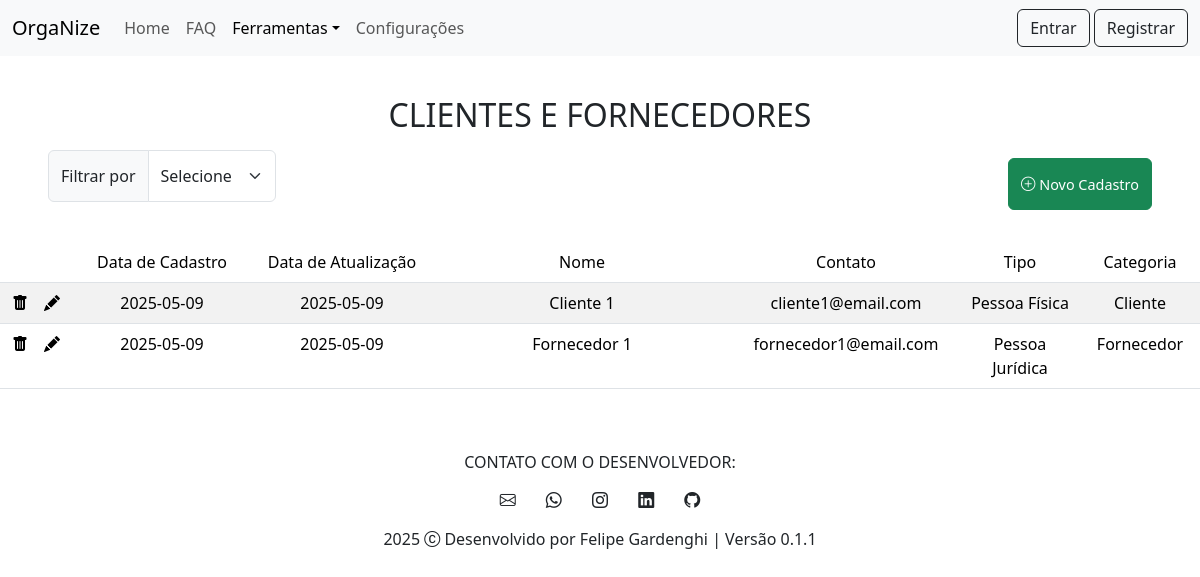
Screenshot of /pages/clientes-fornecedores.php with the database file from the repository.
### tables this page shows
CREATE TABLE ENTIDADES (
    ID_ENTIDADE INTEGER PRIMARY KEY AUTOINCREMENT,
    NOME TEXT NOT NULL,
    RAZAO_SOCIAL TEXT,
    TELEFONE TEXT NOT NULL,
    TELEFONE_2 TEXT,
    EMAIL TEXT NOT NULL,
    CPF INTEGER,
    CNPJ INTEGER,
    ENDERECO_RUA TEXT,
    ENDERECO_NUMERO TEXT,
    ENDERECO_COMPLEMENTO TEXT,
    ENDERECO_REFERENCIA TEXT,
    ENDERECO_CEP TEXT,
    ENDERECO_BAIRRO TEXT,
    ENDERECO_CIDADE TEXT,
    ENDERECO_UF TEXT,
    ENDERECO_PAIS TEXT,
    TIPO_ENTIDADE TEXT NOT NULL,
    CATEGORIA_ENTIDADE TEXT NOT NULL,
    DATA_CADASTRO DATE NOT NULL,
    DATA_ATUALIZACAO DATE NOT NULL,
    OBSERVACAO TEXT
    );

### pages/clientes-fornecedores.php (the view, shortened to what this page needs)
<?php
$pdo = new PDO('sqlite:../banco.db');
$entidades = $pdo->query('SELECT * FROM ENTIDADES');
?>
<!DOCTYPE html>
<html lang="pt-br">
    <head>
        <link rel="stylesheet" href="../css/reset.css" type="text/css">
        <link href="https://cdn.jsdelivr.net/npm/bootstrap@5.3.6/dist/css/bootstrap.min.css" rel="stylesheet"
>
        <link rel="stylesheet" href="https://cdn.jsdelivr.net/npm/bootstrap-icons@1.12.1/font/bootstrap-icons.min.css">
        <link rel="stylesheet" href="../css/styles.css" type="text/css">
    </head>
    <body>
        <header>
            <nav class="navbar fixed-top navbar-expand-lg bg-body-tertiary">
                <div class="container-fluid">
                  <a class="navbar-brand" href="">OrgaNize</a>
                  <div class="collapse navbar-collapse" id="navbarNav">
                    <ul class="navbar-nav">
                      <li class="nav-item">
                        <a class="nav-link" aria-current="page" href="../index.php">Home</a>
                      </li>
                      <li class="nav-item">
                        <a class="nav-link" href="./FAQ.php">FAQ</a>
                      </li>
                      <li class="nav-item">
                          <div class="dropdown">
                                <a class="nav-link dropdown dropdown-toggle active" role="button" data-bs-toggle="dropdown" aria-expanded="false">Ferramentas</a>
                            </div>
                      </li>
                      <li class="nav-item">
                        <a class="nav-link" href="./configuracoes.php">Configurações</a>
                      </li>
                    </ul>
                  </div>
                  <div>
                    <a class="btn btn-outline-dark" href="#" role="button">Entrar</a>
                    <a class="btn btn-outline-dark" href="#" role="button">Registrar</a>
                  </div>
                </div>
              </nav>
        </header>
        <main>
          <section>
            <div class="container-fluid text-center mt-5 pt-5">
                <h2 class="text-uppercase fs-2 display-1">Clientes e Fornecedores</h2>
            </div>
            <div class="d-flex justify-content-between align-items-center mb-4 mt-3 m-5">
              <div class="d-inline-flex input-group mb-3" style="height:6.5vh;width:19vw;">
                <span class="input-group-text">Filtrar por</span>
                <select class="form-select">
                  <option selected>Selecione</option>
                </select>
              </div>
              <button type="button" onClick="window.location = 'forms/form-cadastro-entidades.php'" class="btn btn-success d-flex align-items-center justify-content-center" style="height:6.5vh;width:12vw;">
                <div style="font-size:1.2vw;"><i class="bi bi-plus-circle"></i> Novo Cadastro</div>
              </button>
            </div>
            <table class="table table-striped">
              <thead>
                <tr>
                  <th style="width:6%;"></th>
                  <th style="width:15%;text-align:center;">Data de Cadastro</th>
                  <th style="width:15%;text-align:center;">Data de Atualização</th>
                  <th style="width:25%;text-align:center;">Nome</th>
                  <th style="width:19%;text-align:center;">Contato</th>
                  <th style="width:10%;text-align:center;">Tipo</th>
                  <th style="width:10%;text-align:center;">Categoria</th>
                </tr>
              </thead>
              <tbody>
              <?php
                foreach ($entidades as $entidade) {
              ?>
                <tr>
                  <td align="center"><span class="d-flex justify-content-center align-items-center" style="gap:1rem;"><i class="bi bi-trash-fill"></i>
                    <i class="bi bi-pencil-fill"></i></span></td>
                    <td align="center"><?=$entidade['DATA_CADASTRO']?></td>
                    <td align="center"><?=$entidade['DATA_ATUALIZACAO']?></td>
                    <td align="center"><?=$entidade['NOME']?></td>
                    <td align="center"><?=$entidade['EMAIL']?></td>
                  <td align="center"><?=$entidade['TIPO_ENTIDADE']?></td>
                  <td align="center"><?=$entidade['CATEGORIA_ENTIDADE']?></td>
                </tr>
              <?php
                }
              ?>
              </tbody>
            </table>
          </section>
        </main>
        <footer class="text-center mt-3">
    <section class="container p-4 pb-0 mb-2">
        <div class="text-center mt-4">
            <h5 class="text-uppercase fs-6">Contato com o desenvolvedor:</h5>
        </div>
        <a class="btn" href="mailto:felipegg.dev@gmail.com" target="_blank" rel="noopener noreferrer"><i
          class="bi bi-envelope"></i></a>
      <a class="btn" href="https://wa.me/5516993733667/?text=Olá! Estou entrando em contato referente ao OrgaNize." target="_blank" rel="noopener noreferrer"><i
          class="bi bi-whatsapp"></i></a>
      <a class="btn" href="https://www.instagram.com/felipegardenghi.dev/" target="_blank" rel="noopener noreferrer"><i
          class="bi bi-instagram"></i></a>
      <a class="btn" href="https://www.linkedin.com/in/felipegardenghi/" target="_blank" rel="noopener noreferrer"><i
          class="bi bi-linkedin"></i></a>
      <a class="btn" href="https://github.com/felipegardenghidev" target="_blank" rel="noopener noreferrer"><i
          class="bi bi-github"></i></a>
    </section>
    <section class="container mb-1">
      <div class="pb-1">
        <p class="fs-6">2025 <i class="bi bi-c-circle"></i> Desenvolvido por Felipe Gardenghi | Versão 0.1.1</p>
      </div>
    </section>
        </footer>
    </body>
</html>

### rows the page displays
entidades: DATA_CADASTRO "2025-05-09", DATA_ATUALIZACAO "2025-05-09", NOME "Cliente 1", EMAIL "cliente1@email.com", TIPO_ENTIDADE "Pessoa Física", CATEGORIA_ENTIDADE "Cliente"
entidades: DATA_CADASTRO "2025-05-09", DATA_ATUALIZACAO "2025-05-09", NOME "Fornecedor 1", EMAIL "fornecedor1@email.com", TIPO_ENTIDADE "Pessoa Jurídica", CATEGORIA_ENTIDADE "Fornecedor"
